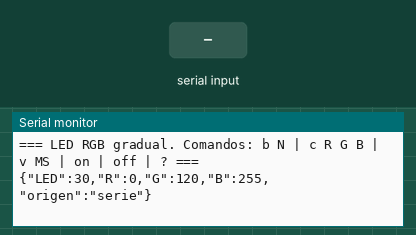
Simulated run of this sketch. Board: ESP32. Parts: the last lines printed to the serial monitor. The test bench sets the inputs (shaded band).

Above: at 2.7 s.
2.8 s: "b \n" received over Serial
At 3.6 s:
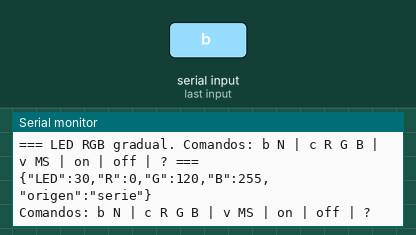
4.3 s: "?\n" received over Serial
At 4.7 s:
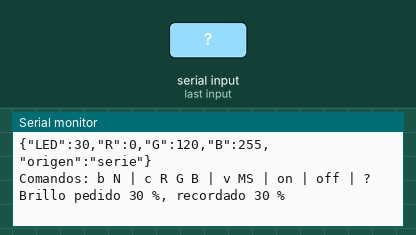
5.8 s: "c 90\n" received over Serial
At 7.0 s:
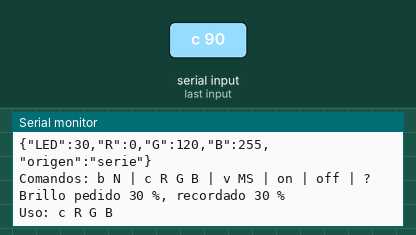
7.3 s: "v 90\n" received over Serial
At 8.5 s:
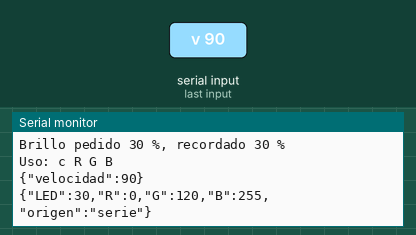

Measured:
- after the input at 2.8 s, the serial monitor: prints a new line at once (image 1)
- after the input at 4.3 s, the serial monitor: prints a new line at once (image 2)
- after the input at 5.8 s, the serial monitor: prints a new line at once (image 3)
- after the input at 7.3 s, the serial monitor: prints a new line at once (image 4)

The sketch:

LedRGB.ino
```cpp
/*
  ============================================================================
  ETAPA 2 - PRUEBA 07: LED RGB CON CAMBIOS GRADUALES
  ============================================================================
  Lo que pide el enunciado:
   - Intensidad 0..100 % y color RGB 0..255 x3.
   - Los cambios se hacen de forma GRADUAL: ±1 % cada "velocidad" ms (10 ms por defecto),
     configurable.
   - Al terminar el cambio se envía UN SOLO mensaje de estado con el valor final
     (no los intermedios). Aquí se imprime por el monitor serie en JSON.

  Comandos por el monitor serie (115200, fin de línea "Nueva línea"):
     b 75          -> brillo al 75 %
     c 255 0 0     -> color rojo
     v 20          -> velocidad: 20 ms por cada 1 %
     on / off      -> encender / apagar (apagar = brillo 0, recuerda el anterior)
     ?             -> estado actual

  Una tarea FreeRTOS hace el fundido; los comandos le llegan por una cola.
  ============================================================================
*/
#include <Arduino.h>

#ifdef RGB_BUILTIN
const int PIN_RGB = RGB_BUILTIN;   // LED RGB integrado de la placa
#else
const int PIN_RGB = 8;             // Placa sin LED integrado: LED WS2812 externo en este pin
#endif

// ---------------- Comandos hacia la tarea del LED ----------------
enum TipoCmd : uint8_t { CMD_BRILLO, CMD_COLOR, CMD_VELOCIDAD };
struct Comando {
  TipoCmd tipo;
  int a, b, c;
};
QueueHandle_t colaComandos;

void escribirLed(uint8_t r, uint8_t g, uint8_t b) {
#if ESP_ARDUINO_VERSION_MAJOR >= 3
  rgbLedWrite(PIN_RGB, r, g, b);
#else
  neopixelWrite(PIN_RGB, r, g, b);
#endif
}

// ---------------- Tarea del fundido ----------------
void tareaLed(void *) {
  int brillo = 0, brilloObjetivo = 30;          // %
  float col[3] = {0, 120, 255};                 // color mostrado ahora
  float colOrigen[3] = {0, 120, 255};
  int   colObjetivo[3] = {0, 120, 255};
  int   progresoColor = 100;                    // 0..100 % del fundido de color
  int   velocidadMs = 10;                       // ms por cada 1 %
  bool  cambiando = true;

  while (true) {
    // 1) ¿Ha llegado un comando nuevo?
    Comando cmd;
    while (xQueueReceive(colaComandos, &cmd, 0) == pdTRUE) {
      if (cmd.tipo == CMD_BRILLO) {
        brilloObjetivo = constrain(cmd.a, 0, 100);
      } else if (cmd.tipo == CMD_COLOR) {
        for (int i = 0; i < 3; i++) colOrigen[i] = col[i];
        colObjetivo[0] = constrain(cmd.a, 0, 255);
        colObjetivo[1] = constrain(cmd.b, 0, 255);
        colObjetivo[2] = constrain(cmd.c, 0, 255);
        progresoColor = 0;
      } else if (cmd.tipo == CMD_VELOCIDAD) {
        velocidadMs = constrain(cmd.a, 1, 1000);
        Serial.printf("{\"velocidad\":%d}\n", velocidadMs);
      }
      cambiando = true;
    }

    // 2) Un paso del fundido: ±1 % de brillo y +1 % del cambio de color
    if (brillo < brilloObjetivo) brillo++;
    else if (brillo > brilloObjetivo) brillo--;
    if (progresoColor < 100) {
      progresoColor++;
      for (int i = 0; i < 3; i++)
        col[i] = colOrigen[i] + (colObjetivo[i] - colOrigen[i]) * progresoColor / 100.0f;
    }

    escribirLed(col[0] * brillo / 100, col[1] * brillo / 100, col[2] * brillo / 100);

    // 3) Al terminar: UN mensaje con el estado final
    if (cambiando && brillo == brilloObjetivo && progresoColor >= 100) {
      cambiando = false;
      Serial.printf("{\"LED\":%d,\"R\":%d,\"G\":%d,\"B\":%d,\"origen\":\"serie\"}\n",
                    brillo, colObjetivo[0], colObjetivo[1], colObjetivo[2]);
    }

    vTaskDelay(pdMS_TO_TICKS(cambiando ? velocidadMs : 20));
  }
}

// ---------------- Lectura de comandos por serie ----------------
int brilloRecordado = 30;
int brilloPedido = 30;

void procesarLinea(String l) {
  l.trim();
  Comando cmd = {};
  if (l.startsWith("b ")) {
    cmd.tipo = CMD_BRILLO; cmd.a = l.substring(2).toInt();
    brilloPedido = cmd.a;
    if (cmd.a > 0) brilloRecordado = cmd.a;
  } else if (l.startsWith("c ")) {
    cmd.tipo = CMD_COLOR;
    if (sscanf(l.c_str() + 2, "%d %d %d", &cmd.a, &cmd.b, &cmd.c) != 3) { Serial.println("Uso: c R G B"); return; }
  } else if (l.startsWith("v ")) {
    cmd.tipo = CMD_VELOCIDAD; cmd.a = l.substring(2).toInt();
  } else if (l == "on") {
    cmd.tipo = CMD_BRILLO; cmd.a = brilloRecordado; brilloPedido = cmd.a;
  } else if (l == "off") {
    cmd.tipo = CMD_BRILLO; cmd.a = 0; brilloPedido = 0;
  } else if (l == "?") {
    Serial.printf("Brillo pedido %d %%, recordado %d %%\n", brilloPedido, brilloRecordado);
    return;
  } else {
    Serial.println("Comandos: b N | c R G B | v MS | on | off | ?");
    return;
  }
  xQueueSend(colaComandos, &cmd, 0);
}

void setup() {
  Serial.begin(115200);
  delay(1500);
  colaComandos = xQueueCreate(8, sizeof(Comando));
  xTaskCreate(tareaLed, "led", 3072, nullptr, 2, nullptr);
  Serial.println("\n=== LED RGB gradual. Comandos: b N | c R G B | v MS | on | off | ? ===");
}

void loop() {
  static String linea;
  while (Serial.available()) {
    char c = Serial.read();
    if (c == '\n' || c == '\r') { if (linea.length()) procesarLinea(linea); linea = ""; }
    else linea += c;
  }
  delay(5);
}
```
